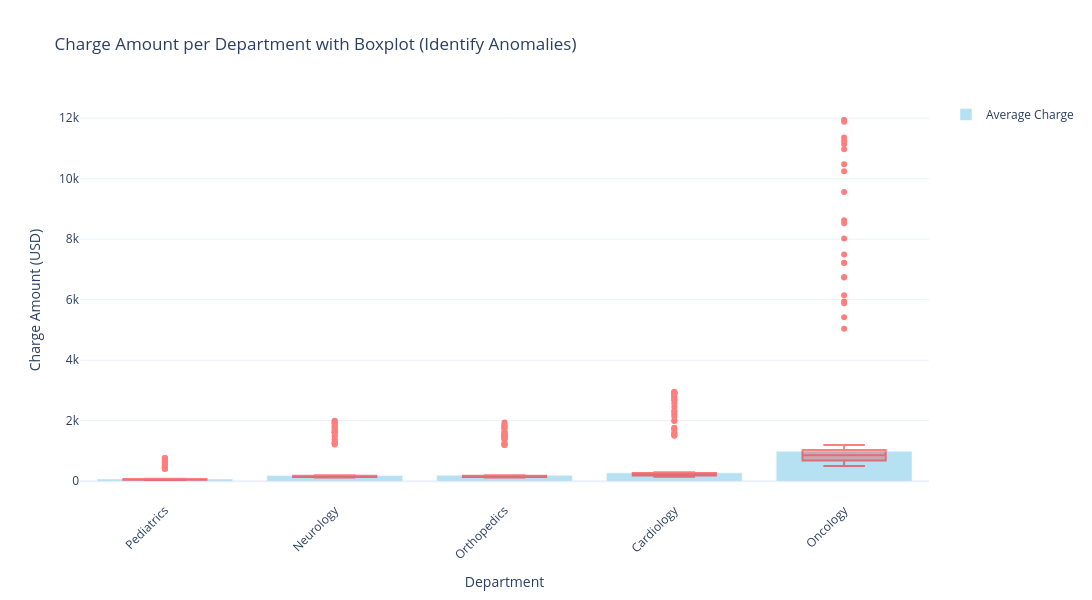

Write notebook code for a chart like this one.
### Code cell
import plotly.graph_objects as go
import pandas as pd

# Aggregate average charge per department
dept_charge = df.groupby('department')['charge_amount_USD'].mean().sort_values()
departments = dept_charge.index
avg_charges = dept_charge.values

# Create figure
fig = go.Figure()

# Add bar plot for average charge
fig.add_trace(go.Bar(
    x=departments,
    y=avg_charges,
    name='Average Charge',
    marker_color='skyblue',
    opacity=0.6
))

# Add boxplot for distribution per department
for dept in departments:
    fig.add_trace(go.Box(
        y=df[df['department'] == dept]['charge_amount_USD'],
        x=[dept]*len(df[df['department'] == dept]),
        name=dept,
        boxpoints='outliers',  # show outliers
        marker_color='red',
        line=dict(color='red'),
        opacity=0.5,
        showlegend=False  # hide duplicate legend entries
    ))

# Update layout
fig.update_layout(
    title='Charge Amount per Department with Boxplot (Identify Anomalies)',
    yaxis_title='Charge Amount (USD)',
    xaxis_title='Department',
    xaxis_tickangle=-45,
    template='plotly_white',
    width=1200,
    height=600
)

fig.show()

### Figure 1 — Plotly figure (JSON) as saved in the notebook; plotly's stock layout.template omitted (floating-point values rounded to 4 significant figures; data arrays with more than 128 entries replaced by an {"elided": "..."} marker saying what was removed)
{"data": [{"marker": {"color": "skyblue"}, "name": "Average Charge", "opacity": 0.6, "type": "bar", "x": ["Pediatrics", "Neurology", "Orthopedics", "Cardiology", "Oncology"], "y": [75.28, 189.6, 195.7, 275.9, 991.9]}, {"boxpoints": "outliers", "line": {"color": "red"}, "marker": {"color": "red"}, "name": "Pediatrics", "opacity": 0.5, "showlegend": false, "type": "box", "x": {"elided": "1168 str values"}, "y": {"elided": "1168 int values"}}, {"boxpoints": "outliers", "line": {"color": "red"}, "marker": {"color": "red"}, "name": "Neurology", "opacity": 0.5, "showlegend": false, "type": "box", "x": {"elided": "1188 str values"}, "y": {"elided": "1188 int values"}}, {"boxpoints": "outliers", "line": {"color": "red"}, "marker": {"color": "red"}, "name": "Orthopedics", "opacity": 0.5, "showlegend": false, "type": "box", "x": {"elided": "1168 str values"}, "y": {"elided": "1168 int values"}}, {"boxpoints": "outliers", "line": {"color": "red"}, "marker": {"color": "red"}, "name": "Cardiology", "opacity": 0.5, "showlegend": false, "type": "box", "x": {"elided": "1261 str values"}, "y": {"elided": "1261 int values"}}, {"boxpoints": "outliers", "line": {"color": "red"}, "marker": {"color": "red"}, "name": "Oncology", "opacity": 0.5, "showlegend": false, "type": "box", "x": {"elided": "1215 str values"}, "y": {"elided": "1215 int values"}}], "layout": {"height": 600, "title": {"text": "Charge Amount per Department with Boxplot (Identify Anomalies)"}, "width": 1200, "xaxis": {"autorange": true, "range": [-0.5, 4.5], "tickangle": -45, "title": {"text": "Department"}, "type": "category"}, "yaxis": {"autorange": true, "range": [-621.1, 12600.0], "title": {"text": "Charge Amount (USD)"}, "type": "linear"}}}
